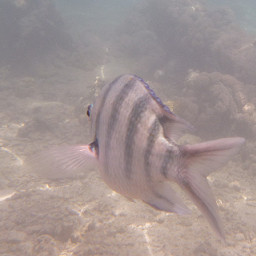
//> input picture MII_2/Samples/ryba.jpg, 256 x 256 px
$ ./source   (built with g++ and OpenCV 4)
//> lines starting //> are read from the running program, lines starting //| are printed output that depends on the picture; after the words box and inside, x2 and y2 are one past the last pixel; in counts of white or black regions, pixels touching at a corner belong together
#include <opencv2/opencv.hpp>
using namespace cv;

Mat grayImage;

int threshold_value = 100;
const int max_value = 255;
Mat binarizedImage;

void Threshold(int pos, void* userdata) {
	threshold(grayImage, binarizedImage, threshold_value, max_value, THRESH_BINARY);
	imshow("Binarization", binarizedImage);
	return;
};

int main() {

	// reading source file srcImage
	Mat srcImage;
	srcImage = imread("Samples/ryba.jpg");
//> srcImage is the input picture: 256 rows x 256 cols, CV_8UC3; mean B, G, R 145.9, 147.7, 161.6
	if (!srcImage.data)
	{
		std::cout << "Error! Cannot read source file. Press ENTER.";
		waitKey();
		return(-1);
	}
	namedWindow("Damian Jankowski");
	moveWindow("Damian Jankowski", 0, 0);
	imshow("Damian Jankowski", srcImage);

	// Gray Image
	cvtColor(srcImage, grayImage, COLOR_BGR2GRAY);
	namedWindow("Gray Image");
	moveWindow("Gray Image", 300, 0);
	imshow("Gray Image", grayImage);
	imwrite("Samples/Gray Image.jpg", grayImage);

	// Resized image
	Mat resizedImage(100, 100, srcImage.type());
	resize(srcImage, resizedImage, resizedImage.size());
	namedWindow("Resized image");
	moveWindow("Resized image", 600, 0);
	imshow("Resized image", resizedImage);

	// Filtr dolnoprzepustowy
	Mat blurImage;
	blur(srcImage, blurImage, Size(5, 5));
	namedWindow("Blur image");
	moveWindow("Blur image", 900, 0);
	imshow("Blur image", blurImage);

	// Filtr g髍noprzepustowy wykrywanie kraw阣zi Canny'ego
	Mat CannyImage;
	Canny(srcImage, CannyImage, 90, 90);
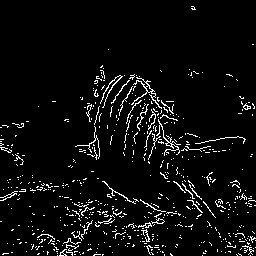
//> CannyImage: 256 rows x 256 cols, CV_8UC1; 5.2% white in thin lines or dots
	namedWindow("Canny edges");
	moveWindow("Canny edges", 1200, 0);
	imshow("Canny edges", CannyImage);

	// Filtr g髍noprzepustowy wykrywanie kraw阣zi Laplace'a
	Mat LaplacianImage;
	Laplacian(grayImage, LaplacianImage, CV_16S, 3);
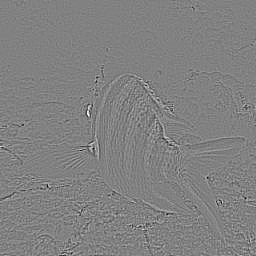
//> LaplacianImage: 256 rows x 256 cols, CV_16SC1; min -328, max 318, mean 0; drawn with min black and max white
	Mat scaledLaplacianImage;
	convertScaleAbs(LaplacianImage, scaledLaplacianImage);
	namedWindow("Laplacian Image");
	moveWindow("Laplacian Image", 1500, 0);
	imshow("Laplacian Image", scaledLaplacianImage);

	// Rozjasnienie obrazu
	Mat brightImage;
	srcImage.copyTo(brightImage);

	for (int i = 0; i < brightImage.rows; i++) {
		for (int j = 0; j < brightImage.cols; j++) {
			Vec3b pixelColor;
			pixelColor = brightImage.at<Vec3b>(Point(j, i));

			for (int k = 0; k < 3; k++) {
				if (pixelColor[k] + 100 > 255) pixelColor[k] = 255;
				else pixelColor[k] += 100;
				brightImage.at<Vec3b>(Point(j, i)) = pixelColor;
			}
		}
	}
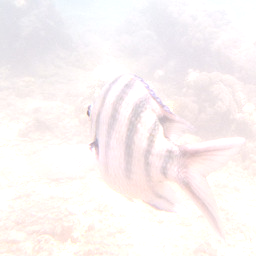
//> brightImage: 256 rows x 256 cols, CV_8UC3; mean B, G, R 244.2, 244.4, 250.4

	namedWindow("Bright Image");
	moveWindow("Bright Image", 900, 300);
	imshow("Bright Image", brightImage);

	// Binarized image
	namedWindow("Binarization");
	moveWindow("Binarization", 0, 600);
	createTrackbar("Threshold value", "Binarization", &threshold_value, max_value, Threshold);
	Threshold(threshold_value, NULL);
//> in Threshold, `threshold(grayImage, binarizedImage, threshold_value, max_value, THRES..`:
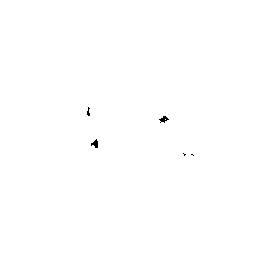
//> binarizedImage: 256 rows x 256 cols, CV_8UC1; 99.9% white; black in thin lines or dots, all inside (x1, y1, x2, y2) = (87, 107, 194, 156)

	waitKey(0);

	// Przetwarzanie wideo
	namedWindow("Src video");
	moveWindow("Src video", 300, 600);
	namedWindow("Dst video");
	moveWindow("Dst video", 900, 600);
	Mat srcFrame, dstFrame;
	VideoCapture capture("Samples/Dino.avi");
	capture >> srcFrame;
	VideoWriter writer("Samples/Dino2.avi", -1, 25, srcFrame.size());
	while (waitKey(4) != 27 && !srcFrame.empty()) {
//> the Esc key is pressed
		Canny(srcFrame, dstFrame, 90, 90);
		writer << dstFrame;
		imshow("Src video", srcFrame);
		imshow("Dst video", dstFrame);
		capture >> srcFrame;
	}

	// Wyliczanie, rysowanie i wyr體nanie histogramu
	// a
	const int histSize = 256;
	const int hist_w = 256;
	const int hist_h = 256;
	float range[2] = { 0, 256 };
	const float* histRange = { range };
	Mat histImageGray(Size(hist_h, hist_w), CV_8UC3, Scalar(0, 0, 0));
	Mat histogramGray;
	calcHist(&grayImage, 1, 0, Mat(), histogramGray, 1, &histSize, &histRange);
//> histogramGray = 256 values, max 1926 at index 148, min 0 at index 0, mean 256
	normalize(histogramGray, histogramGray, range[0], range[1], NORM_MINMAX);
//> histogramGray = 256 values, max 256 at index 148, min 0 at index 0, mean 34.03
	for (int i = 0; i < 256; i++) line(histImageGray, Point(i, hist_h), Point(i, hist_h - cvRound(histogramGray.at<float>(i))), Scalar(255, 0, 0), 2);
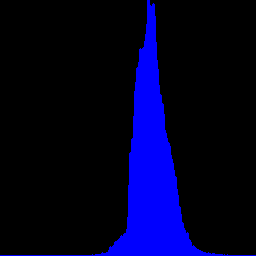
//> histImageGray: 256 rows x 256 cols, CV_8UC3; mean B, G, R 36.9, 0, 0

	namedWindow("Histogram Gray");
	moveWindow("Histogram Gray", 0, 300);
	imshow("Histogram Gray", histImageGray);

	// b
	Mat equalizedHistImage;
	equalizeHist(grayImage, equalizedHistImage);
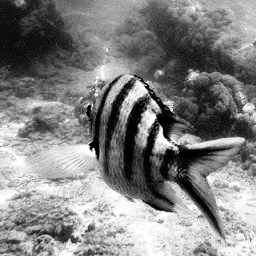
//> equalizedHistImage: 256 rows x 256 cols, CV_8UC1; min 0, max 255, mean 129.9
	namedWindow("Equalized Histogram Image");
	moveWindow("Equalized Histogram Image", 300, 300);
	imshow("Equalized Histogram Image", equalizedHistImage);

	Mat hist2(Size(hist_w, hist_h), CV_8UC3, Scalar(0, 0, 0));
	Mat histogram2;
	calcHist(&equalizedHistImage, 1, 0, Mat(), histogram2, 1, &histSize, &histRange);
//> histogram2 = 256 values, max 1926 at index 113, min 0 at index 10, mean 256
	normalize(histogram2, histogram2, range[0], range[1], NORM_MINMAX);
//> histogram2 = 256 values, max 256 at index 113, min 0 at index 10, mean 34.03
	for (int i = 0; i < 256; i++) line(hist2, Point(i, hist_h), Point(i, hist_h - cvRound(histogram2.at<float>(i))), Scalar(255, 0, 0), 2);
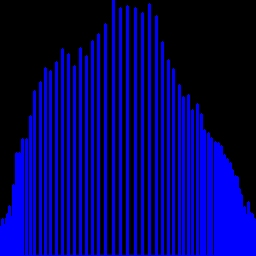
//> hist2: 256 rows x 256 cols, CV_8UC3; mean B, G, R 95.4, 0, 0

	namedWindow("Histogram Equalized");
	moveWindow("Histogram Equalized", 600, 300);
	imshow("Histogram Equalized", hist2);

	waitKey(0);
	return 0;
}
